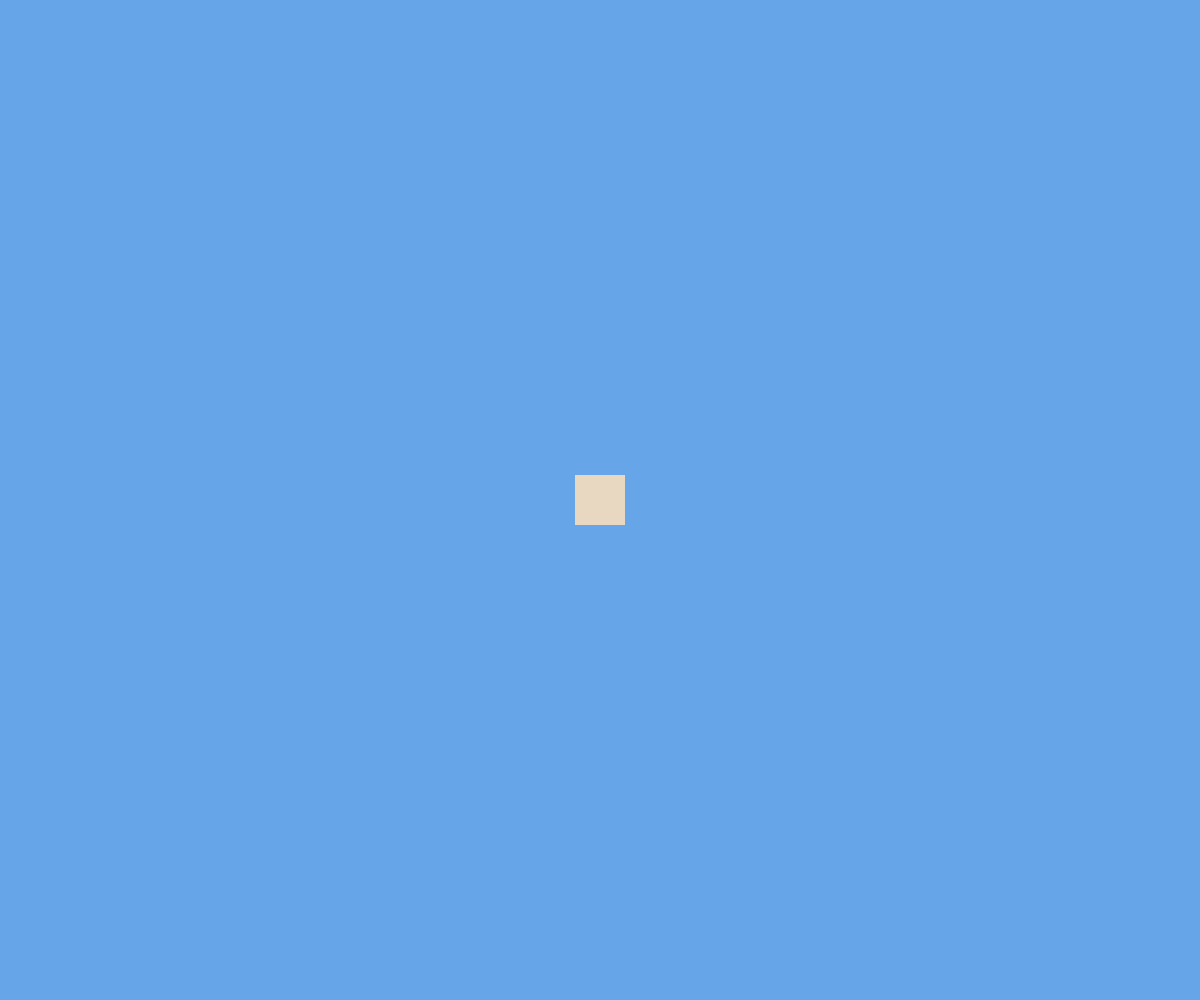
Frame 1 (no input)
Frame 60 (no input): identical to frame 1, image omitted
Frame 120 (the mouse pressed at the canvas centre since frame 60): identical to frame 1, image omitted

The p5.js sketch that drew this single still picture (run headless with seeded random() and noise() and a simulated clock; from frame 60 on, the mouse is pressed at the canvas centre):

// p5.js sketch
// ── sketch.js
var blueish, taupe, magneta, lime, rose, marine, prince;
var r_width = 50;

function setup() {
  blueish = color(101, 165, 232);
  taupe = color(232, 216, 193);
  magneta = color(222, 78, 229);
  lime = color(108, 255, 56);
  rose = color(255, 175, 237);
  marine = color(49, 89, 232);
  prince = color(137, 78, 229);
  //angleMode(DEGREES);
  createCanvas(windowWidth, windowHeight);
  background(blueish); // med blue
}

function draw() {
  noStroke();
  fill(taupe);
  rect(width/2 - r_width + r_width/2, height/2 + r_width/2 - r_width, r_width, r_width);
  
  /*
  translate(100, 0);
  fill(magneta);
  rect(width/2 - r_width + r_width/2, height/2 + r_width/2 - r_width, r_width, r_width);
  */
  
  /*
  translate(0, 100);
  fill(lime);
  rect(width/2 - r_width + r_width/2, height/2 + r_width/2 - r_width, r_width, r_width);
  */
  
  /*
  translate(-200, -100);
  fill(rose);
  rect(width/2 - r_width + r_width/2, height/2 + r_width/2 - r_width, r_width, r_width);
  */
  
  /*
  translate(0,-100);
  fill(marine, 100);
  rect(width/2 - r_width + r_width/2, height/2 + r_width/2 - r_width, r_width, r_width);
  */
  
/*
  translate(300, -100);
  rotate(radians(45));
  fill(prince);
  rect(width/2 - r_width + r_width/2, height/2 + r_width/2 - r_width, r_width, r_width);
  */
}
